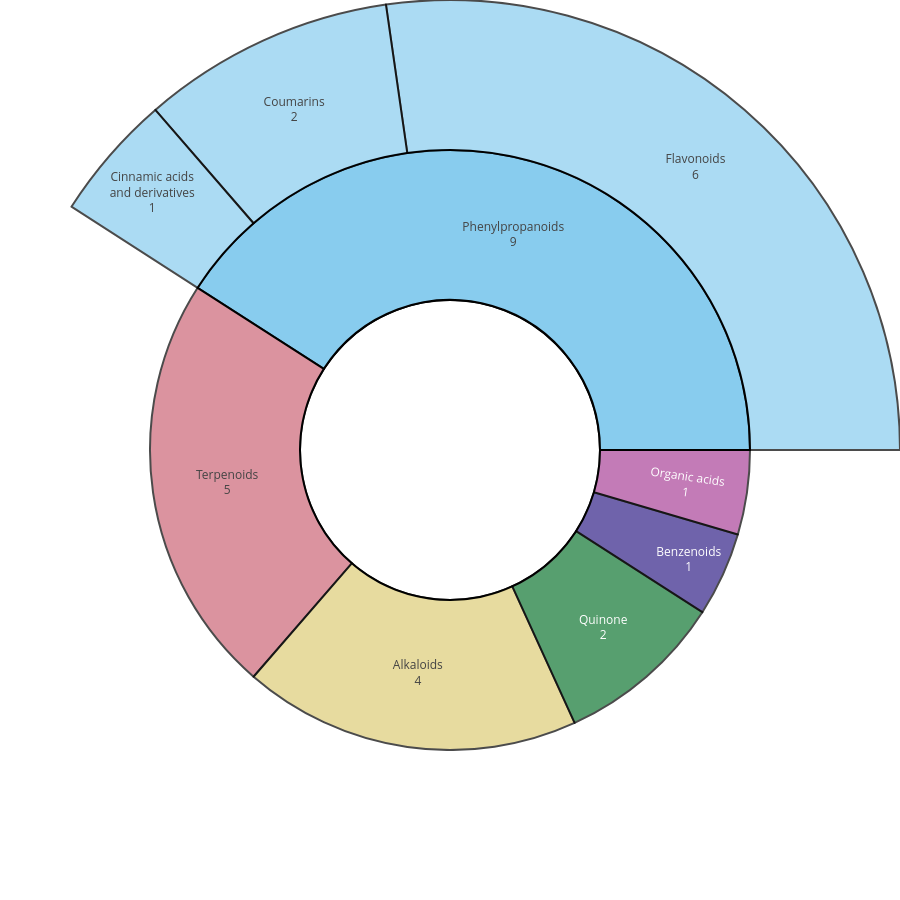

Notebook code for this chart:
### Markdown cell above
# BoLASSO

### Code cell
labels = [
'Phenylpropanoids',
'Terpenoids',
'Alkaloids',
'Quinone',
'Benzenoids',
'Organic acids',
'Flavonoids',
'Cinnamic acids<br>and derivatives',
'Coumarins'
]


parents = [
' ',
' ',
' ',
' ',
' ',
' ',
'Phenylpropanoids',
'Phenylpropanoids',
'Phenylpropanoids',
]


values = [
'9',
'5',
'4',
'2',
'1',
'1',
'6',
'1',
'2'
]


fig =go.Figure(go.Sunburst(
    labels=labels,
    parents=parents,
    values=values,
    branchvalues="total",
    marker=dict(line=dict(color="black", width=2)),  # contour noir
    textinfo="label+value"  # ajouter valeurs
))

# Update layout for tight margin
fig.update_layout(margin = dict(t=0, l=0, r=0, b=0))

fig.update_layout(
    width=900,   # adjust width as needed
    height=900,   # adjust height as needed
    sunburstcolorway=px.colors.qualitative.Safe,
    extendsunburstcolors=True
)

fig.show()

### Figure 1 — Plotly figure (JSON) as saved in the notebook; plotly's stock layout.template omitted (floating-point values rounded to 4 significant figures)
{"data": [{"branchvalues": "total", "labels": ["Phenylpropanoids", "Terpenoids", "Alkaloids", "Quinone", "Benzenoids", "Organic acids", "Flavonoids", "Cinnamic acids<br>and derivatives", "Coumarins"], "marker": {"line": {"color": "black", "width": 2}}, "parents": [" ", " ", " ", " ", " ", " ", "Phenylpropanoids", "Phenylpropanoids", "Phenylpropanoids"], "textinfo": "label+value", "type": "sunburst", "values": ["9", "5", "4", "2", "1", "1", "6", "1", "2"]}], "layout": {"extendsunburstcolors": true, "height": 900, "margin": {"b": 0, "l": 0, "r": 0, "t": 0}, "sunburstcolorway": ["rgb(136, 204, 238)", "rgb(204, 102, 119)", "rgb(221, 204, 119)", "rgb(17, 119, 51)", "rgb(51, 34, 136)", "rgb(170, 68, 153)", "rgb(68, 170, 153)", "rgb(153, 153, 51)", "rgb(136, 34, 85)", "rgb(102, 17, 0)", "rgb(136, 136, 136)"], "width": 900}}
